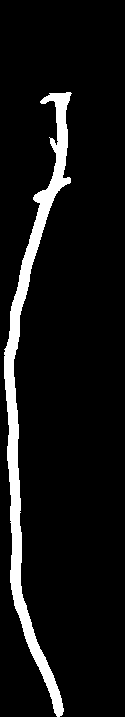
#> input picture temp/lateral_root_calc/im1/4_output_root.png, 125 x 717 px, found by its file name
$ jupyter execute --allow-errors task_6.ipynb
#> lines starting #> are read from the running program, lines starting #| are printed output that depends on the picture; after the words box and inside, x2 and y2 are one past the last pixel; in counts of white or black regions, pixels touching at a corner belong together
# Task 6: Landmark detection

[cell 1]
import cv2
import matplotlib.pyplot as plt
from skan import Skeleton, summarize
from skan.csr import skeleton_to_csgraph
from skimage.morphology import skeletonize
from skan import draw
import numpy as np
from skimage.util import invert
import networkx as nx

[cell 2]
im_num = 6
im = 4

[cell 3]
im_root = cv2.imread(f"../plants/segmented_roots/im{im_num}/{im}_output_root.png")
#> im_root is the input picture: shape (717, 125, 3); values 0 (black) and 1 (white), 7.9% white; 1 white region, box (x1, y1, x2, y2) and area: (4, 92, 72, 717) 7066
im_root = im_root * 255
real_im = cv2.imread(f"../plants/segmented_roots/im{im_num}/{im}_img.png")
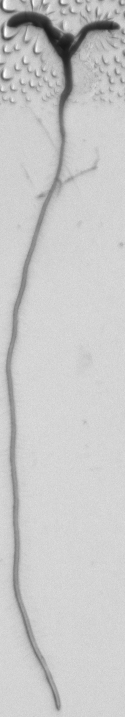
#> input picture temp/lateral_root_calc/im1/4_img.png, 125 x 717 px, found by its file name
#> real_im is the input picture: shape (717, 125, 3); min 24, max 255, mean 200.1

[cell 4]
from skimage.morphology import remove_small_objects

skeleton = skeletonize(im_root)
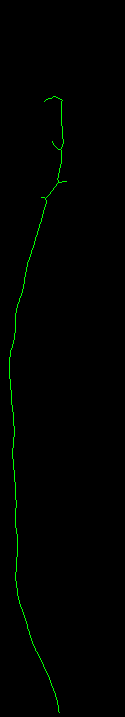
#> skeleton: shape (717, 125, 3) bool; mean B, G, R 0, 0.00729, 0
